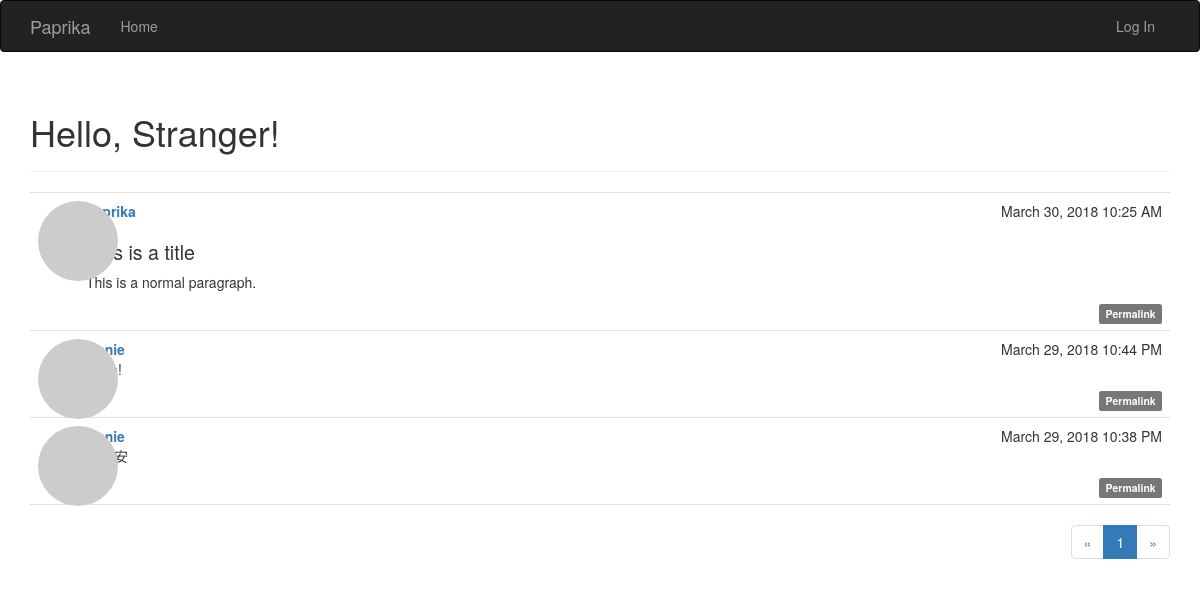
The page / on the database its author committed.
### app/models.py (models this page shows, shortened)
class Post(db.Model):
    __tablename__ = 'posts'
    id = db.Column(db.Integer, primary_key=True)
    body = db.Column(db.Text)
    timestamp = db.Column(db.DateTime, index=True, default=datetime.now)
    author_id = db.Column(db.Integer, db.ForeignKey('users.id'))
    body_html = db.Column(db.Text)

class User(UserMixin, db.Model):
    __tablename__ = 'users'
    id = db.Column(db.Integer, primary_key=True)
    email = db.Column(db.String(64), unique=True, index=True)
    username = db.Column(db.String(64), unique=True, index=True)
    role_id = db.Column(db.Integer, db.ForeignKey('roles.id'))
    password_hash = db.Column(db.String(128))
    confirmed = db.Column(db.Boolean, default=False)
    name = db.Column(db.String(64))
    location = db.Column(db.String(64))
    about_me = db.Column(db.Text())
    member_since = db.Column(db.DateTime(), default=datetime.now)
    last_seen = db.Column(db.DateTime(), default=datetime.now)
    avatar_hash = db.Column(db.String(32))
    posts = db.relationship('Post', backref='author', lazy='dynamic')
    @property
    def password(self):
        raise AttributeError('password is not a readable attribute')
    def gravatar(self, size=100, default='identicon', rating='g'):
        if request.is_secure:
            url = 'https://secure.gravatar.com/avatar'
        else:
            url = 'https://www.gravatar.com/avatar'
        hash = self.avatar_hash or hashlib.md5(self.email.encode('utf-8')).hexdigest()
        return '{url}/{hash}?s={size}&d={default}&r={rating}'.format(
            url=url, hash=hash, size=size, default=default, rating=rating)

### app/main/views.py (the view)
@main.route('/', methods=['GET', 'POST'])
def index():
    form = PostForm()
    if current_user.can(Permission.WRITE) and form.validate_on_submit():
        post = Post(body=form.body.data, author=current_user._get_current_object()) # 11章「博客文章」有说明，获取真正的用户对象
        db.session.add(post)
        db.session.commit()
        return redirect(url_for('.index'))
    page = request.args.get('page', 1, type=int)
    pagination = Post.query.order_by(Post.timestamp.desc()).paginate(page, per_page=current_app.config['FLASKY_POSTS_PER_PAGE'], error_out=False)
    posts = pagination.items
    return render_template('index.html', form=form, posts=posts, pagination=pagination)

### app/auth/views.py (called while the page is built)
@auth.before_app_request
def before_request():
    if current_user.is_authenticated:
        current_user.ping()
        if  not current_user.confirmed \
                and request.endpoint \
                and request.blueprint != 'auth' \
                and request.endpoint != 'static':
            return redirect(url_for('auth.unconfirmed'))

### app/main/__init__.py (called while the page is built)
@main.app_context_processor
def inject_permission():
    return dict(Permission=Permission)

### app/models.py (called while the page is built)
    def can(self, permissions):
        return False

    def is_admin(self):
        return False

### app/templates/index.html (shortened to what this page needs)
{% extends "base.html" %}
{% import "bootstrap/wtf.html" as wtf %}
{% import "_macros.html" as macros %}
{% block page_content %}
<div class="page-header">
    <h1>Hello, {% if current_user.is_authenticated %}{{ current_user.username }}{% else %}Stranger{% endif %}!</h1>
</div>
{% include '_posts.html' %}
{% if pagination %}
<div class="pagination">
    {{ macros.pagination_widget(pagination, '.index') }}
</div>
{% endif %}
{% endblock %}

### app/templates/_posts.html (shortened to what this page needs)
<ul class="posts">
    {% for post in posts %}
    <li class="post">
        <div class="post-thumbnail">
            <a href="{{ url_for('.user', username=post.author.username) }}">
                <img class="img-circle profile-thumbnail" src="{{ post.author.gravatar(size=40) }}">
            </a>
        </div>
        <div class="post-content">
            <div class="post-date">{{ moment(post.timestamp).format("LLL") }}</div>
            <div class="post-author"><a href="{{ url_for('.user', username=post.author.username) }}">{{ post.author.username }}</a></div>
            <div class="post-body">
                {% if post.body_html %}
                    {{ post.body_html | safe}}
                {% else %}
                    {{ post.body }}
                {% endif %}
            </div>
            <div class="post-footer">
                <a href="{{ url_for('.post', id=post.id) }}">
                    <span class="label label-default">Permalink</span>
                </a>
            </div>
        </div>
    </li>
    {% endfor %}
</ul>

### app/static/styles.css (style rules this page uses)
.profile-thumbnail { position: absolute; }
ul.posts { list-style-type: none; padding: 0px; margin: 16px 0px 0px 0px; border-top: 1px solid #e0e0e0; }
ul.posts li.post { padding: 8px; border-bottom: 1px solid #e0e0e0; }
div.post-date { float: right; }
div.post-author { font-weight: bold; }
div.post-thumbnail { position: absolute; }
div.post-content { margin-left: 48px; min-height: 48px; }
div.post-footer { text-align: right; }
div.pagination { width: 100%; text-align: right; padding: 0px; margin: 0px; }
.post-body h1 { font-size: 140%; }

### app/templates/_posts.html (style rules this page uses)
div.post-footer { text-align: right; }

### rows shown on the page
Post: timestamp "March 30, 2018 10:25 AM", author.username "paprika", body_html "This is a title This is a normal paragraph."
Post: timestamp "March 29, 2018 10:44 PM"
Post: timestamp "March 29, 2018 10:38 PM"

### other values the page prints
{{ p }} "1"
